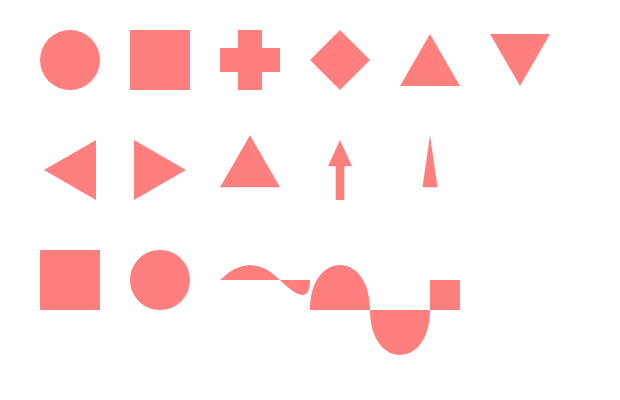

Write a Vega-Lite specification for this figure.
### Vega specification from a JSON file in a GitHub repository (floating-point values rounded to 4 significant figures)
{"$schema": "https://vega.github.io/schema/vega/v6.json", "width": 300, "height": 190, "padding": 5, "marks": [{"type": "symbol", "from": {"data": "t"}, "encode": {"update": {"shape": {"field": "s"}, "x": {"field": "x"}, "y": {"field": "y"}, "size": {"value": 900}, "fill": {"value": "red"}, "fillOpacity": {"value": 0.5}}}}], "data": [{"name": "t", "values": [{"i": 0, "s": "circle", "x": 30, "y": 25, "a": 0.0, "z": 400}, {"i": 1, "s": "square", "x": 75, "y": 25, "a": 17.5, "z": 600}, {"i": 2, "s": "cross", "x": 120, "y": 25, "a": 35.0, "z": 800}, {"i": 3, "s": "diamond", "x": 165, "y": 25, "a": 52.5, "z": 1000}, {"i": 4, "s": "triangle-up", "x": 210, "y": 25, "a": 70.0, "z": 400}, {"i": 5, "s": "triangle-down", "x": 255, "y": 25, "a": 87.5, "z": 600}, {"i": 6, "s": "triangle-left", "x": 30, "y": 80, "a": 105.0, "z": 800}, {"i": 7, "s": "triangle-right", "x": 75, "y": 80, "a": 122.5, "z": 1000}, {"i": 8, "s": "triangle", "x": 120, "y": 80, "a": 140.0, "z": 400}, {"i": 9, "s": "arrow", "x": 165, "y": 80, "a": 157.5, "z": 600}, {"i": 10, "s": "wedge", "x": 210, "y": 80, "a": 175.0, "z": 800}, {"i": 11, "s": "stroke", "x": 255, "y": 80, "a": 192.5, "z": 1000}, {"i": 12, "s": "M-1,-1L1,-1L1,1L-1,1Z", "x": 30, "y": 135, "a": 210.0, "z": 400}, {"i": 13, "s": "M0,-1A1,1 0 1,1 0,1A1,1 0 1,1 0,-1Z", "x": 75, "y": 135, "a": 227.5, "z": 600}, {"i": 14, "s": "M-1,0Q0,-1 1,0T2,0", "x": 120, "y": 135, "a": 245.0, "z": 800}, {"i": 15, "s": "M-1,1c0,-2 2,-2 2,0s2,2 2,0", "x": 165, "y": 135, "a": 262.5, "z": 1000}, {"i": 16, "s": "M0,0h1v1h-1z", "x": 210, "y": 135, "a": 280.0, "z": 400}]}]}
